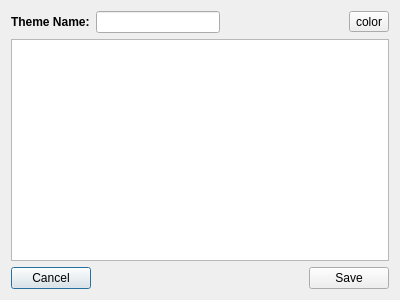
<?xml version="1.0" encoding="UTF-8"?>
<ui version="4.0">
 <class>ThemeDialog</class>
 <widget class="QDialog" name="ThemeDialog">
  <property name="geometry">
   <rect>
    <x>0</x>
    <y>0</y>
    <width>400</width>
    <height>300</height>
   </rect>
  </property>
  <property name="windowTitle">
   <string>Theme Editor</string>
  </property>
  <layout class="QVBoxLayout" name="verticalLayout">
   <item>
    <layout class="QHBoxLayout" name="horizontalLayout">
     <item>
      <widget class="QLabel" name="label">
       <property name="font">
        <font>
         <weight>75</weight>
         <bold>true</bold>
        </font>
       </property>
       <property name="text">
        <string>Theme Name:</string>
       </property>
      </widget>
     </item>
     <item>
      <widget class="QLineEdit" name="line_name"/>
     </item>
     <item>
      <spacer name="horizontalSpacer">
       <property name="orientation">
        <enum>Qt::Horizontal</enum>
       </property>
       <property name="sizeHint" stdset="0">
        <size>
         <width>40</width>
         <height>20</height>
        </size>
       </property>
      </spacer>
     </item>
     <item>
      <widget class="QToolButton" name="tool_color">
       <property name="text">
        <string>color</string>
       </property>
       <property name="iconSize">
        <size>
         <width>20</width>
         <height>20</height>
        </size>
       </property>
       <property name="popupMode">
        <enum>QToolButton::InstantPopup</enum>
       </property>
      </widget>
     </item>
    </layout>
   </item>
   <item>
    <widget class="QPlainTextEdit" name="text_file"/>
   </item>
   <item>
    <layout class="QHBoxLayout" name="horizontalLayout_2">
     <item>
      <widget class="QPushButton" name="push_cancel">
       <property name="text">
        <string>Cancel</string>
       </property>
      </widget>
     </item>
     <item>
      <spacer name="horizontalSpacer_2">
       <property name="orientation">
        <enum>Qt::Horizontal</enum>
       </property>
       <property name="sizeHint" stdset="0">
        <size>
         <width>40</width>
         <height>20</height>
        </size>
       </property>
      </spacer>
     </item>
     <item>
      <widget class="QPushButton" name="push_save">
       <property name="text">
        <string>Save</string>
       </property>
      </widget>
     </item>
    </layout>
   </item>
  </layout>
 </widget>
 <resources/>
 <connections/>
</ui>
